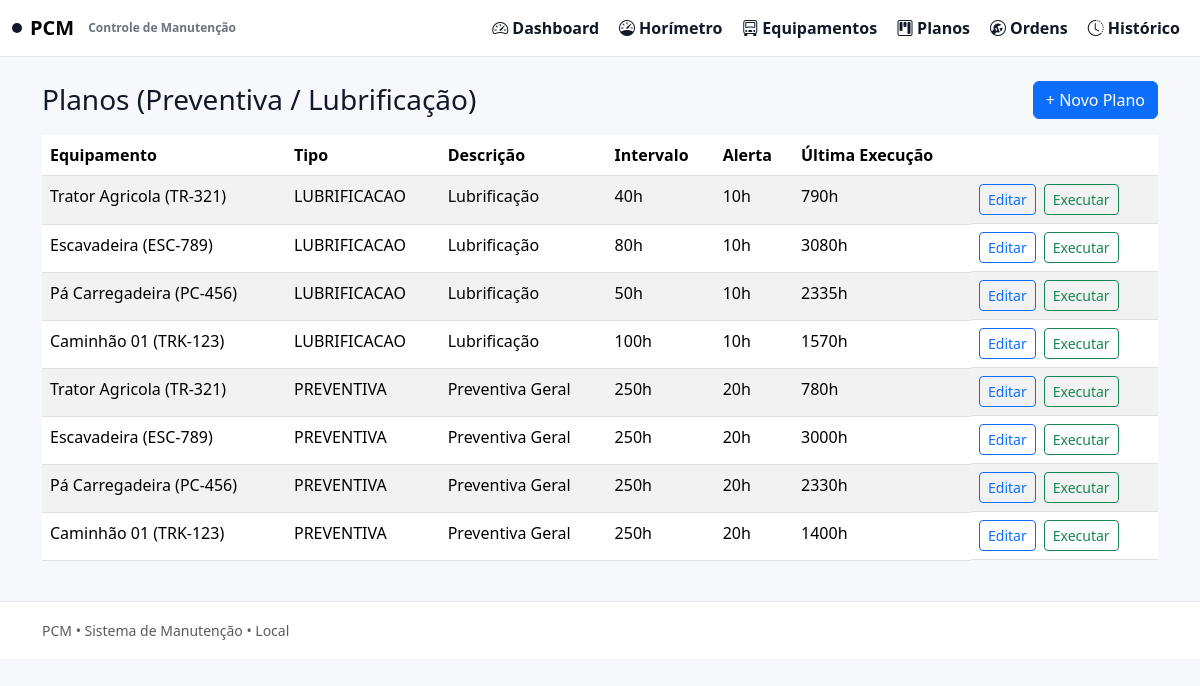
The page /planos on the database its author committed.
### models.py (models this page shows, shortened)
class MaintenancePlan(db.Model):
    __tablename__ = "planos_manutencao"
    id = db.Column(db.Integer, primary_key=True)
    equipamento_id = db.Column(db.Integer, db.ForeignKey("equipamentos.id"), nullable=False)
    tipo = db.Column(db.String(30), nullable=False)  # PREVENTIVA / LUBRIFICACAO
    descricao = db.Column(db.String(200), nullable=False)
    intervalo_horas = db.Column(db.Integer, nullable=False)
    alerta_horas = db.Column(db.Integer, nullable=True)
    ultima_execucao_horimetro = db.Column(db.Integer, nullable=False, default=0)
    ultima_execucao_data = db.Column(db.Date, nullable=True)
    created_at = db.Column(db.DateTime, nullable=False, default=datetime.utcnow)
    equipamento = db.relationship("Equipment", backref=db.backref("planos", lazy=True))

class Equipment(db.Model):
    __tablename__ = "equipamentos"
    id = db.Column(db.Integer, primary_key=True)
    nome = db.Column(db.String(120), nullable=False)
    codigo = db.Column(db.String(60), nullable=False, unique=True)  # TAG
    tipo = db.Column(db.String(60), nullable=True)
    horimetro_atual = db.Column(db.Integer, nullable=False, default=0)
    ativo = db.Column(db.Boolean, nullable=False, default=True)
    created_at = db.Column(db.DateTime, nullable=False, default=datetime.utcnow)

### app.py (the view)
    @app.route("/planos")
    def planos():
        items = MaintenancePlan.query.order_by(MaintenancePlan.tipo.asc(), MaintenancePlan.id.desc()).all()
        return render_template("planos.html", items=items)

### templates/planos.html (shortened to what this page needs)
{% extends "base.html" %}
{% block content %}
<div class="d-flex justify-content-between align-items-center mb-3">
  <h3 class="mb-0">Planos (Preventiva / Lubrificação)</h3>
  <a class="btn btn-primary" href="{{ url_for('plano_novo') }}">+ Novo Plano</a>
</div>
<table class="table table-striped">
  <thead>
    <tr>
      <th>Equipamento</th><th>Tipo</th><th>Descrição</th><th>Intervalo</th><th>Alerta</th><th>Última Execução</th><th></th>
    </tr>
  </thead>
  <tbody>
    {% for p in items %}
    <tr>
      <td>{{ p.equipamento.nome }} ({{ p.equipamento.codigo }})</td>
      <td>{{ p.tipo }}</td>
      <td>{{ p.descricao }}</td>
      <td>{{ p.intervalo_horas }}h</td>
      <td>{{ p.alerta_horas if p.alerta_horas is not none else '-' }}h</td>
      <td>{{ p.ultima_execucao_horimetro }}h {{ '(' ~ p.ultima_execucao_data ~ ')' if p.ultima_execucao_data else '' }}</td>
      <td class="d-flex gap-2">
        <a class="btn btn-sm btn-outline-primary" href="{{ url_for('plano_editar', plano_id=p.id) }}">Editar</a>
        <button class="btn btn-sm btn-outline-success" data-bs-toggle="modal" data-bs-target="#execModal{{p.id}}">
          Executar
        </button>
      </td>
    </tr>
    {% endfor %}
  </tbody>
</table>
{% endblock %}

### static/css/style.css (style rules this page uses)
:root { --bg: #f7f8fb; --card: #ffffff; --text: #111827; --muted: #6b7280; --border: #e5e7eb; --shadow: 0 10px 25px rgba(17,24,39,.06); --shadow2: 0 6px 18px rgba(17,24,39,.05); }
.bg-app { background: var(--bg); color: var(--text); }

### rows shown on the page
MaintenancePlan: equipamento.nome "Trator Agricola", equipamento.codigo "TR-321", tipo "LUBRIFICACAO", descricao "Lubrificação", intervalo_horas "40", alerta_horas "10", ultima_execucao_horimetro "790"
MaintenancePlan: equipamento.nome "Escavadeira", equipamento.codigo "ESC-789", tipo "LUBRIFICACAO", descricao "Lubrificação", intervalo_horas "80", alerta_horas "10", ultima_execucao_horimetro "3080"
MaintenancePlan: equipamento.nome "Pá Carregadeira", equipamento.codigo "PC-456", tipo "LUBRIFICACAO", descricao "Lubrificação", intervalo_horas "50", alerta_horas "10", ultima_execucao_horimetro "2335"
MaintenancePlan: equipamento.nome "Caminhão 01", equipamento.codigo "TRK-123", tipo "LUBRIFICACAO", descricao "Lubrificação", intervalo_horas "100", alerta_horas "10", ultima_execucao_horimetro "1570"
MaintenancePlan: equipamento.nome "Trator Agricola", equipamento.codigo "TR-321", tipo "PREVENTIVA", descricao "Preventiva Geral", intervalo_horas "250", alerta_horas "20", ultima_execucao_horimetro "780"
MaintenancePlan: equipamento.nome "Escavadeira", equipamento.codigo "ESC-789", tipo "PREVENTIVA", descricao "Preventiva Geral", intervalo_horas "250", alerta_horas "20", ultima_execucao_horimetro "3000"
MaintenancePlan: equipamento.nome "Pá Carregadeira", equipamento.codigo "PC-456", tipo "PREVENTIVA", descricao "Preventiva Geral", intervalo_horas "250", alerta_horas "20", ultima_execucao_horimetro "2330"
MaintenancePlan: equipamento.nome "Caminhão 01", equipamento.codigo "TRK-123", tipo "PREVENTIVA", descricao "Preventiva Geral", intervalo_horas "250", alerta_horas "20", ultima_execucao_horimetro "1400"
